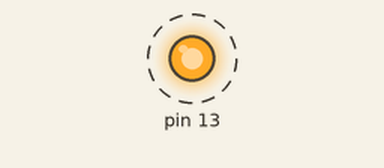
Bench run of a sketch on a simulated Arduino Nano, built with avr-gcc and run on an emulated ATmega328P. On the bench: output pins drawn as LEDs (lit = HIGH). Dashed ring = blinking. What the sketch prints to the serial monitor is not drawn.

Above: at 0.5 s.
Timing chart, 0 to 4.6 s (numbered marks = the images above):
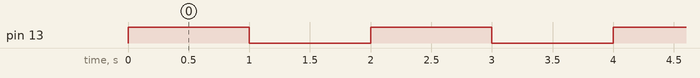

Measured:
- by itself, pin 13: alternates HIGH for 1.0 s and LOW for 1.0 s

The sketch:

blink.ino
```cpp
void setup()
{
	Serial.begin(9600);
	pinMode(13, OUTPUT);
}

void loop()
{
	Serial.println("Hello Dude");
	digitalWrite(13, HIGH);
	delay(1000);
	digitalWrite(13, LOW);
	delay(1000);
}
```
